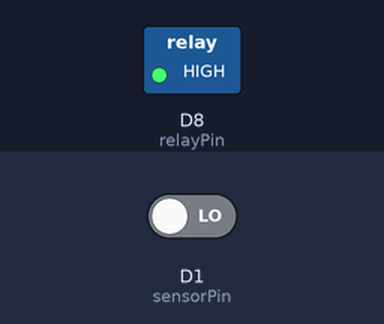
A sketch run on a simulated ESP8266 (NodeMCU). Shown: switched loads named in the sketch (green lamp = pin HIGH). The test bench sets the inputs (shaded band); at power-on: D1 (sensorPin) LOW. What the sketch prints to the serial monitor is not drawn.

Above: at 1.2 s.
1.3 s: D1 (sensorPin) driven HIGH
At 2.1 s:
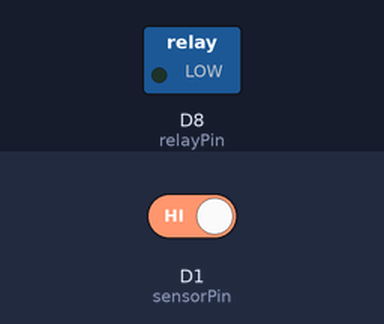
2.8 s: D1 (sensorPin) driven LOW
At 3.2 s:
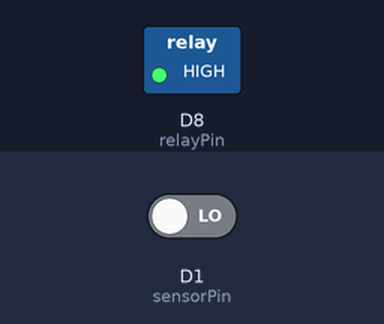
Timing chart, 0 to 5.8 s (numbered marks = the images above; inputs shaded):
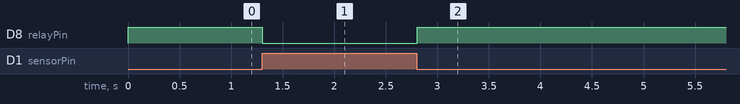

Measured:
- after the input at 1.3 s, D8 (relayPin): HIGH → LOW at once
- after the input at 2.8 s, D8 (relayPin): LOW → HIGH at once

The sketch:

autoplant.ino
```cpp
#define sensorPin D1
#define relayPin D8
void setup(){
    Serial.begin(9600);
    pinMode(sensorPin, INPUT);
    pinMode(relayPin, OUTPUT);

   // delay(1000);
    Serial.println("AutoMatic Plant Watering System");
}
void loop(){
   // delay(1000);

    int val = digitalRead(sensorPin);
    Serial.println(val);

    val ? digitalWrite(relayPin, LOW) :  digitalWrite(relayPin, HIGH);
}
```
